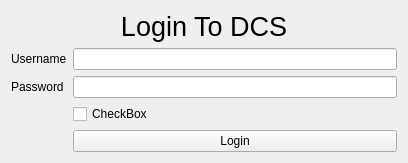
<?xml version="1.0" encoding="UTF-8"?>
<ui version="4.0">
 <class>Form</class>
 <widget class="QWidget" name="Form">
  <property name="geometry">
   <rect>
    <x>0</x>
    <y>0</y>
    <width>408</width>
    <height>154</height>
   </rect>
  </property>
  <property name="windowTitle">
   <string>Form</string>
  </property>
  <layout class="QFormLayout" name="formLayout">
   <item row="0" column="0" colspan="2">
    <widget class="QLabel" name="label">
     <property name="font">
      <font>
       <family>Arial</family>
       <pointsize>20</pointsize>
      </font>
     </property>
     <property name="text">
      <string>Login To DCS</string>
     </property>
     <property name="alignment">
      <set>Qt::AlignCenter</set>
     </property>
    </widget>
   </item>
   <item row="1" column="0">
    <widget class="QLabel" name="label_2">
     <property name="text">
      <string>Username</string>
     </property>
    </widget>
   </item>
   <item row="2" column="0">
    <widget class="QLabel" name="label_3">
     <property name="text">
      <string>Password</string>
     </property>
    </widget>
   </item>
   <item row="1" column="1">
    <widget class="QLineEdit" name="username_edit"/>
   </item>
   <item row="2" column="1">
    <widget class="QLineEdit" name="password_edit">
     <property name="echoMode">
      <enum>QLineEdit::Password</enum>
     </property>
    </widget>
   </item>
   <item row="4" column="1">
    <widget class="QPushButton" name="submit_button">
     <property name="text">
      <string>Login</string>
     </property>
    </widget>
   </item>
   <item row="3" column="1">
    <widget class="QCheckBox" name="checkBox">
     <property name="text">
      <string>CheckBox</string>
     </property>
    </widget>
   </item>
  </layout>
 </widget>
 <resources/>
 <connections/>
</ui>
